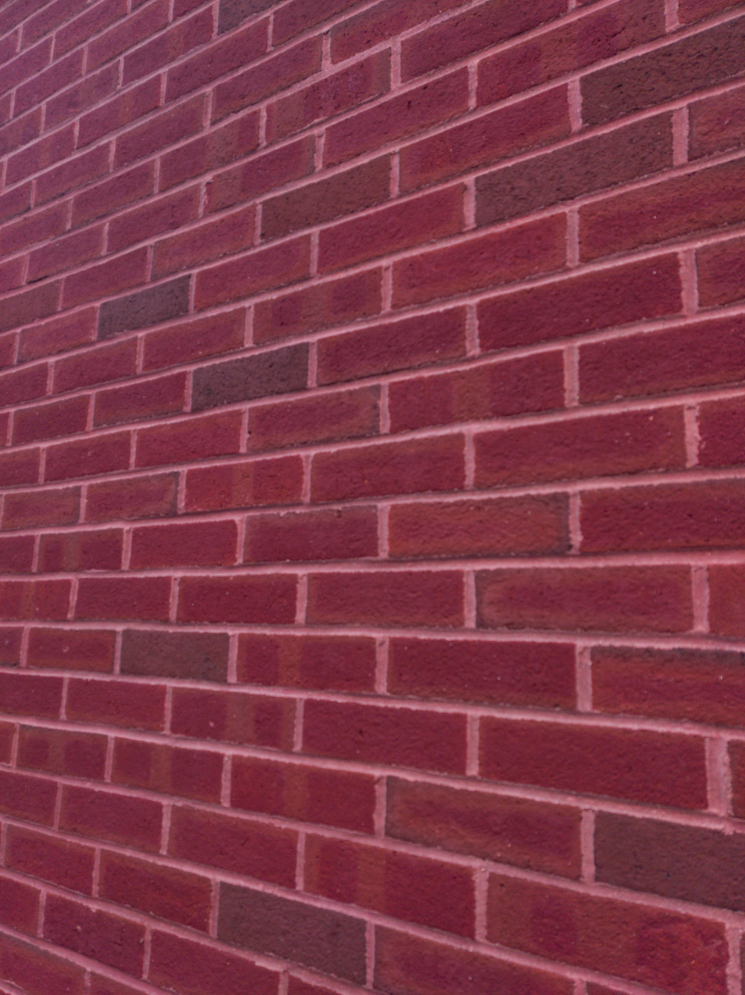
%> input picture LAB5/img/Bricks2/IMG_20221114_153219.jpg, 2235 x 2984 px (shown at 1/3 size); its folder holds 4 pictures in this run
$ octave Lab5.2.m   (GNU Octave 9; MATLAB toolbox functions it lacks are replaced by stand-ins)
%> lines starting %> are read from the running program, lines starting %| are printed output that depends on the picture
% Load images.
close all;
clear all;
folder = "Z:\RSN\LAB5\Bricks2";
buildingDir = fullfile(folder, '*.jpg');
buildingScene = imageDatastore(buildingDir);

% Display images to be stitched.
montage(buildingScene.Files)
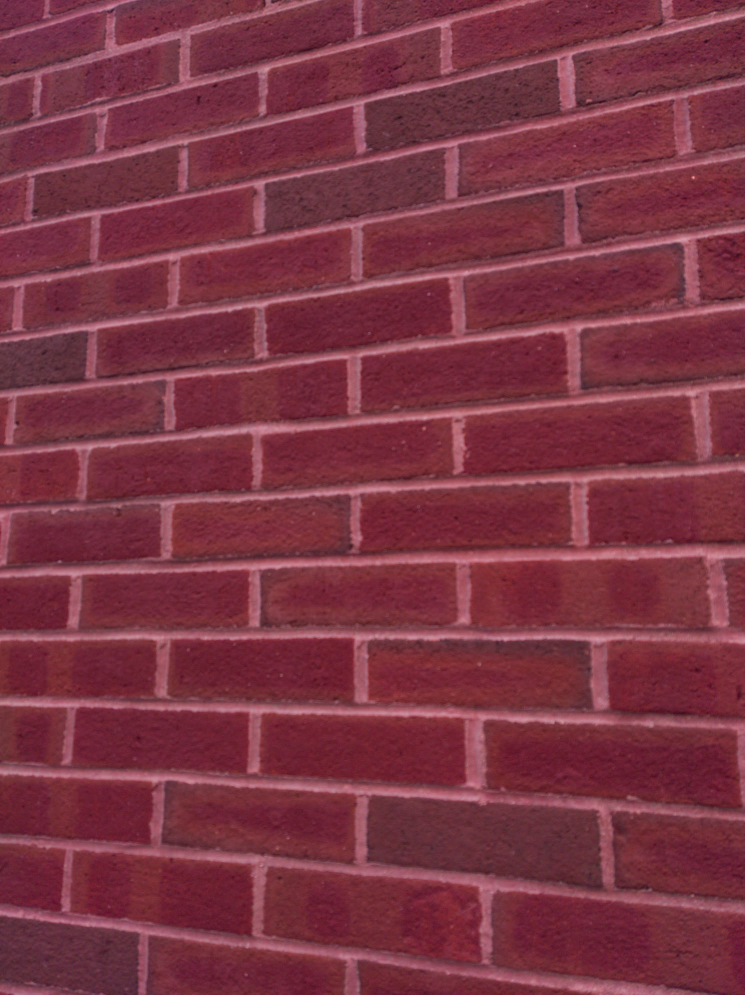
%> input picture LAB5/img/Bricks2/IMG_20221114_153220.jpg, 2235 x 2984 px (shown at 1/3 size)
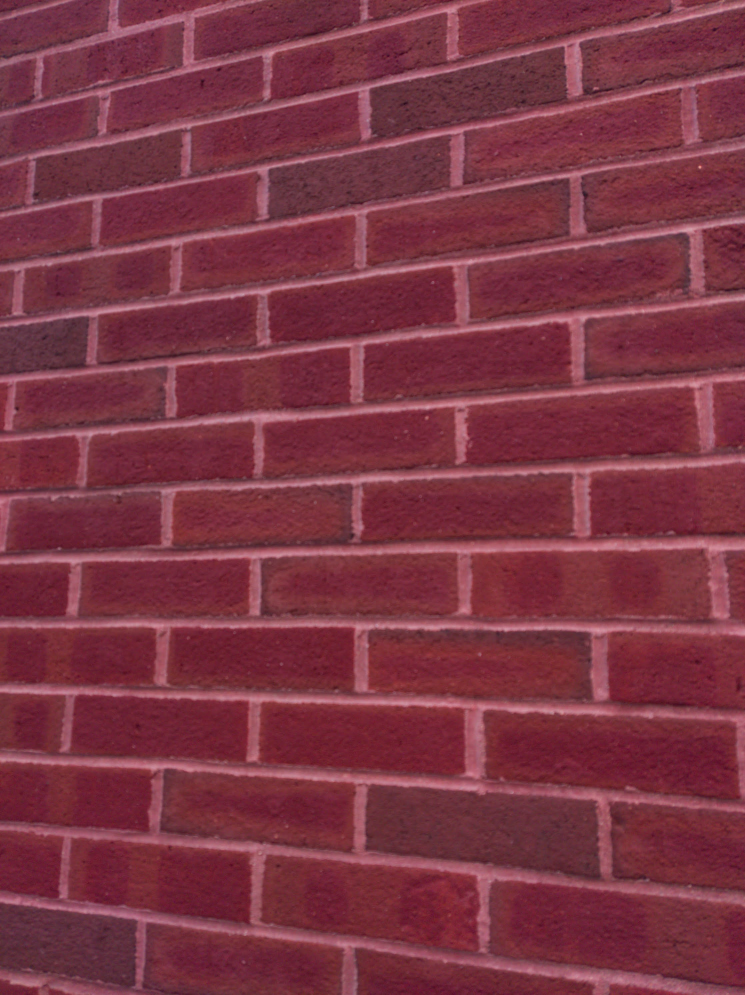
%> input picture LAB5/img/Bricks2/IMG_20221114_153221.jpg, 2235 x 2984 px (shown at 1/3 size)
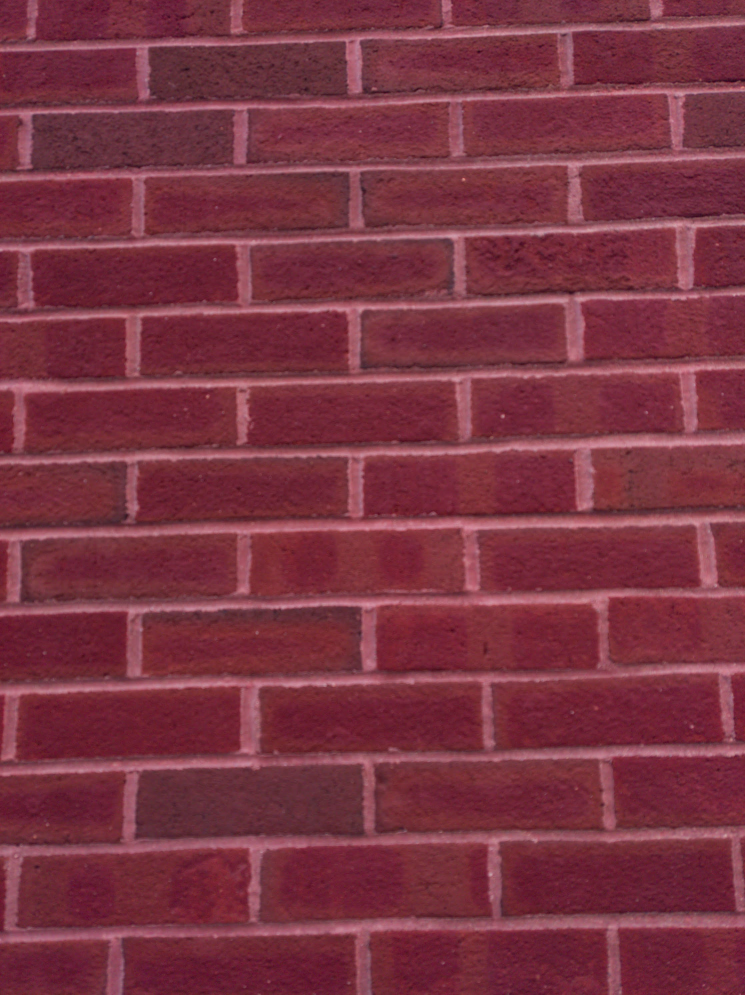
%> input picture LAB5/img/Bricks2/IMG_20221114_153222.jpg, 2235 x 2984 px (shown at 1/3 size)


%%
rotationAngle = 0;
windowSize = [4 4];
NoOfPoints = 2000;
% Read the first image from the image set.
%> (the run ends here)
